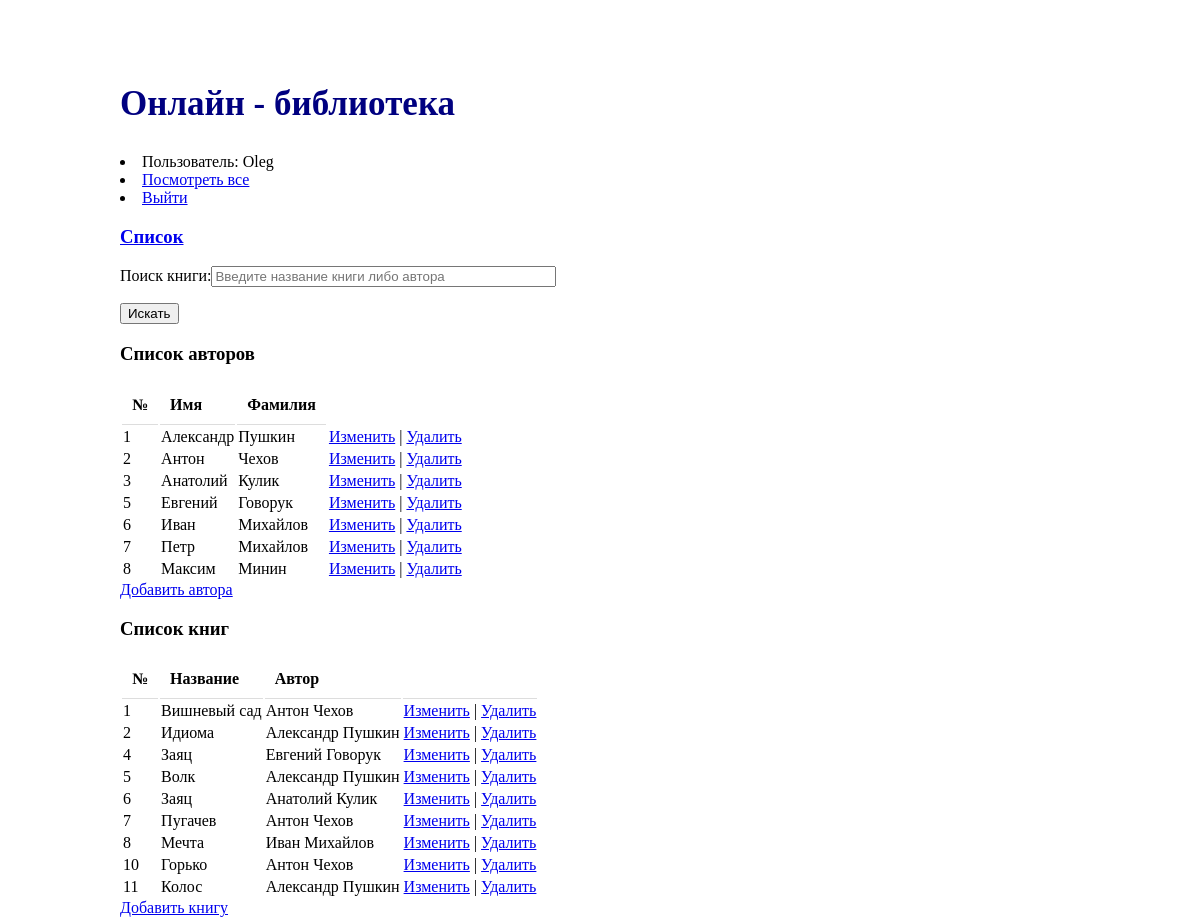
The app's page /all_lists (signed in) with its own data.
### weblibrary/models.py (models this page shows, shortened)
class Author(models.Model):
    name = models.CharField(max_length = 30)
    surname = models.CharField(max_length = 30)
    def __str__(self):
        return self.name + ' ' + self.surname

class Book(models.Model):
    name = models.CharField(max_length = 30)
    author = models.ForeignKey(Author, on_delete = models.CASCADE)

### weblibrary/views.py (the view)
# urls.py: path('all_lists', views.show_all, name='all_lists'),
def show_all(request,  template_name = "weblibrary/all_lists.html"):
    authors = Author.objects.all()
    books = Book.objects.all()
    data = {}
    data['authors'] = authors
    data['books'] = books
    return render(request, template_name, data)

### templates/weblibrary/all_lists.html
{% extends "weblibrary/base.html" %}
{% block content %}
<h3><a class = "upper" href = "{% url 'all_lists' %}">Список</a></h3>
<form action = "find_book">
    <p>
      Поиск книги:<input name = "search", type="text", size="40", placeholder= "Введите название книги либо автора">
    </p>
    <input type="submit" value="Искать">
</form>
<div class = "list">
  <h3>Список авторов</h3>
  <table>
      <tr>
       <th>№ </th>
       <th>Имя </th>
        <th>Фамилия </th>
      </tr>
      {% for person in authors %}
      <tr>
       <td>{{ person.id }}</td>
       <td>{{ person.name }}</td>
       <td>{{ person.surname }}</td>
       <td><a href="{% url 'author_edit' person.id %}">Изменить</a> | <a href="{% url 'author_delete' person.id %}">Удалить</a></td>
      </tr>
      {% endfor %}
  </table>
  <a href="{% url 'author_create' %}">Добавить автора</a>
</div>
<div class = "list">
  <h3>Список книг</h3>
  <table>
    <tr>
      <th>№ </th>
      <th>Название </th>
      <th>Автор </th>
      <th></th>
    </tr>
    {% for book in books %}
    <tr>
      <td>{{ book.id }}</td>
      <td>{{ book.name }}</td>
      <td>{{ book.author }}</td>
      <td><a href="{% url 'book_edit' book.id %}">Изменить</a> | <a href="{% url 'book_delete' book.id %}">Удалить</a></td>
    </tr>
    {% endfor %}
  </table>
  <a href="{% url 'book_create' %}">Добавить книгу</a>
</div>
{% endblock %}

### templates/weblibrary/base.html (shortened to what this page needs)
<!DOCTYPE html>
{% load staticfiles %}
<html>
<head>
    <link rel="stylesheet" href="{% static 'css/styles.css' %}" />
</head>
<body>
  <h2>Онлайн - библиотека</h2>
  <div id = "content">
    <div class = "auth">
        {% if user.is_authenticated %}
        <li>Пользователь: {{ user.get_username }}</li>
        <li><a href="{% url 'all_lists'%}?next={{request.path}}">Посмотреть все</a></li>
        <li><a href="{% url 'logout'%}?next={{request.path}}">Выйти</a></li>
      {% else %}
        <li><a href="{% url 'all_lists'%}">Посмотреть все</a></li>
        <li><a href="{% url 'login'%}?next={{request.path}}">Войти</a></li>
      {% endif %}
    </div>
    {% block content %}
    {% endblock %}
  </div>
</body>
</html>

### static/css/styles.css (style rules this page uses)
body { margin: 10%; margin-top: 7%; font-family: Verdana; }
th, tb { padding: 10px; margin: 10px; text-align: left; border-bottom: 1px solid #ddd; }
h2 { color: navy; font-size: 35px; }
div.list { width: 550px; float: left; }
a.upper { font-size: 14; }

### records on screen
Author: id "1", name "Александр", surname "Пушкин"
Author: id "2", name "Антон", surname "Чехов"
Author: id "3", name "Анатолий", surname "Кулик"
Author: id "5", name "Евгений", surname "Говорук"
Author: id "6", name "Иван", surname "Михайлов"
Author: id "7", name "Петр", surname "Михайлов"
Author: id "8", name "Максим", surname "Минин"
Book: id "1", name "Вишневый сад", author "Антон Чехов"
Book: id "2", name "Идиома", author "Александр Пушкин"
Book: id "4", name "Заяц", author "Евгений Говорук"
Book: id "5", name "Волк", author "Александр Пушкин"
Book: id "6", name "Заяц", author "Анатолий Кулик"
Book: id "7", name "Пугачев", author "Антон Чехов"
Book: id "8", name "Мечта", author "Иван Михайлов"
Book: id "10", name "Горько", author "Антон Чехов"
Book: id "11", name "Колос", author "Александр Пушкин"

### other values on screen
{{ user.get_username }} "Oleg"
